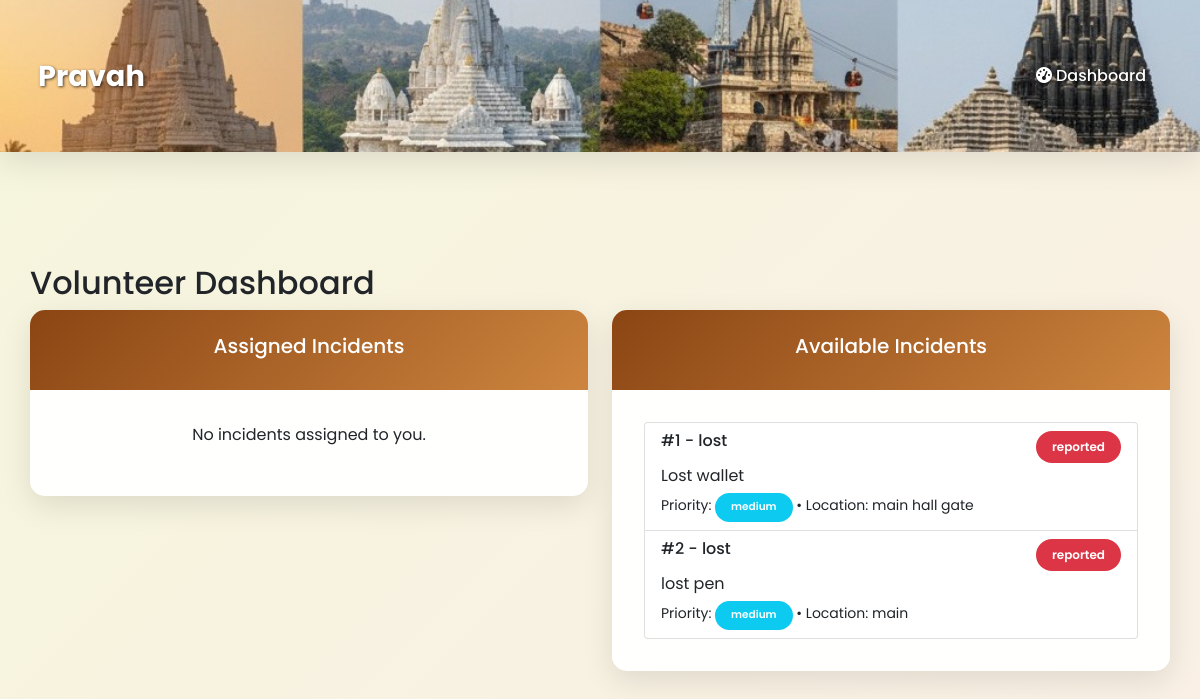
Page /volunteer/dashboard (signed in) on the committed database.
### tables this page shows
CREATE TABLE incidents (
            id INTEGER PRIMARY KEY AUTOINCREMENT,
            type TEXT NOT NULL,
            description TEXT NOT NULL,
            location TEXT,
            status TEXT DEFAULT 'reported',
            priority TEXT DEFAULT 'medium',
            timestamp DATETIME DEFAULT CURRENT_TIMESTAMP,
            user_id INTEGER,
            assigned_to INTEGER,
            image_path TEXT,
            FOREIGN KEY (user_id) REFERENCES users (id),
            FOREIGN KEY (assigned_to) REFERENCES users (id)
        );

### app.py (the view)
@app.route('/volunteer/dashboard')
@login_required
def volunteer_dashboard():
    conn = sqlite3.connect('pilgrim.db')
    cursor = conn.cursor()
    cursor.execute('SELECT * FROM volunteers WHERE user_id = ?', (session['user_id'],))
    volunteer = cursor.fetchone()
    if not volunteer:
        flash('You are not registered as a volunteer', 'error')
        return redirect(url_for('user_dashboard'))
    cursor.execute('''
        SELECT i.*, u.username as reporter_name
        FROM incidents i
        JOIN users u ON i.user_id = u.id
        WHERE i.assigned_to = ?
        ORDER BY i.timestamp DESC
    ''', (session['user_id'],))
    assigned_incidents = cursor.fetchall()
    cursor.execute('''
        SELECT i.*, u.username as reporter_name
        FROM incidents i
        JOIN users u ON i.user_id = u.id
        WHERE i.assigned_to IS NULL AND i.status = 'reported'
        ORDER BY i.priority DESC, i.timestamp ASC
    ''')
    available_incidents = cursor.fetchall()
    conn.close()
    return render_template('volunteer_dashboard.html',
                         assigned_incidents=assigned_incidents,
                         available_incidents=available_incidents)

### app.py (called while the page is built)
def login_required(f):
    @wraps(f)
    def decorated_function(*args, **kwargs):
        if 'user_id' not in session:
            if request.is_json or request.headers.get('X-Requested-With') == 'XMLHttpRequest':
                return jsonify({"success": False, "message": "Login required"}), 401
            flash("Please login first", "error")
            return redirect(url_for('index'))
        return f(*args, **kwargs)
    return decorated_function

### templates/volunteer_dashboard.html
{% extends "base.html" %}
{% block content %}
<div class="container mt-4">
    <h2>Volunteer Dashboard</h2>
    <div class="row">
        <div class="col-md-6">
            <div class="card mb-4">
                <div class="card-header bg-primary text-white">
                    <h5>Assigned Incidents</h5>
                </div>
                <div class="card-body">
                    {% if assigned_incidents %}
                    <div class="list-group">
                        {% for incident in assigned_incidents %}
                        <a href="{{ url_for('view_incident', incident_id=incident[0]) }}" class="list-group-item list-group-item-action">
                            <div class="d-flex w-100 justify-content-between">
                                <h6 class="mb-1">#{{ incident[0] }} - {{ incident[1] }}</h6>
                                <span class="badge bg-{% if incident[4] == 'resolved' %}success{% elif incident[4] == 'in_progress' %}warning{% else %}danger{% endif %}">
                                    {{ incident[4] }}
                                </span>
                            </div>
                            <p class="mb-1">{{ incident[2][:50] }}{% if incident[2]|length > 50 %}...{% endif %}</p>
                            <small>Priority:
                                <span class="badge bg-{% if incident[5] == 'critical' %}danger{% elif incident[5] == 'high' %}warning{% elif incident[5] == 'medium' %}info{% else %}secondary{% endif %}">
                                    {{ incident[5] }}
                                </span>
                            </small>
                        </a>
                        {% endfor %}
                    </div>
                    {% else %}
                    <p class="text-center">No incidents assigned to you.</p>
                    {% endif %}
                </div>
            </div>
        </div>
        <div class="col-md-6">
            <div class="card">
                <div class="card-header bg-info text-white">
                    <h5>Available Incidents</h5>
                </div>
                <div class="card-body">
                    {% if available_incidents %}
                    <div class="list-group">
                        {% for incident in available_incidents %}
                        <a href="{{ url_for('view_incident', incident_id=incident[0]) }}" class="list-group-item list-group-item-action">
                            <div class="d-flex w-100 justify-content-between">
                                <h6 class="mb-1">#{{ incident[0] }} - {{ incident[1] }}</h6>
                                <span class="badge bg-danger">{{ incident[4] }}</span>
                            </div>
                            <p class="mb-1">{{ incident[2][:50] }}{% if incident[2]|length > 50 %}...{% endif %}</p>
                            <small>Priority:
                                <span class="badge bg-{% if incident[5] == 'critical' %}danger{% elif incident[5] == 'high' %}warning{% elif incident[5] == 'medium' %}info{% else %}secondary{% endif %}">
                                    {{ incident[5] }}
                                </span>
                                • Location: {{ incident[3] or 'N/A' }}
                            </small>
                        </a>
                        {% endfor %}
                    </div>
                    {% else %}
                    <p class="text-center">No available incidents at the moment.</p>
                    {% endif %}
                </div>
            </div>
        </div>
    </div>
</div>
{% endblock %}

### static/css/style.css (style rules this page uses)
:root { --primary: #4361ee; --secondary: #3a0ca3; --success: #4cc9f0; --warning: #f72585; --info: #7209b7; --light: #f8f9fa; --dark: #212529; --spiritual: #8B4513; --gold: #FFD700; --gradient: linear-gradient(135deg, #4361ee 0%, #3a0ca3 100%); --spiritual-gradient: linear-gradient(135deg, #8B4513 0%, #CD853F 100%); --shadow: 0 10px 30px rgba(0, 0, 0, 0.1); --border-radius: 15px; }
* { margin: 0; padding: 0; box-sizing: border-box; }
body { font-family: 'Poppins', sans-serif; background: linear-gradient(135deg, #f5f5dc 0%, #faf0e6 100%); min-height: 100vh; color: var(--dark); line-height: 1.6; }
.container { padding: 2rem 0; }
.card { border: none; border-radius: var(--border-radius); box-shadow: var(--shadow); background: rgba(255, 255, 255, 0.95); backdrop-filter: blur(10px); transition: transform 0.3s ease, box-shadow 0.3s ease; overflow: hidden; }
.card-header { background: var(--spiritual-gradient); color: white; border: none; padding: 1.5rem; font-weight: 600; text-align: center; }
.card-body { padding: 2rem; }
.badge { padding: 0.6rem 1rem; border-radius: 20px; font-weight: 600; }

### rows in the picture
incidents: id "1", type "lost", status "reported", description "Lost wallet", priority "medium", location "main hall gate"
incidents: id "2", type "lost", status "reported", description "lost pen", priority "medium", location "main"
